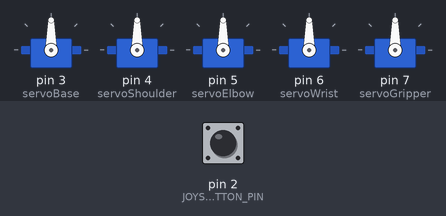
Bench run of a sketch on a simulated Arduino Uno, built with avr-gcc and run on an emulated ATmega328P. Shown: 5 × servo. The test bench sets the inputs (shaded band); at power-on: pin 2 (JOYSTICK_BUTTON_PIN) HIGH.

Above: at 1.2 s.
1.3 s: pin 2 (JOYSTICK_BUTTON_PIN) pulled LOW for 0.15 s
At 6.5 s:
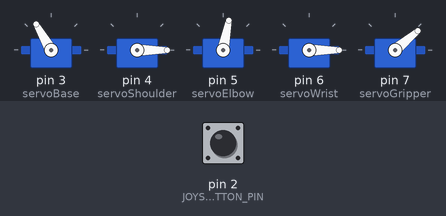
At 8.8 s:
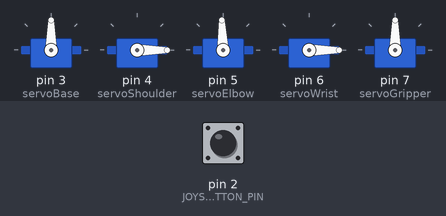
10.0 s: pin 2 (JOYSTICK_BUTTON_PIN) pulled LOW for 1 s
At 12.5 s:
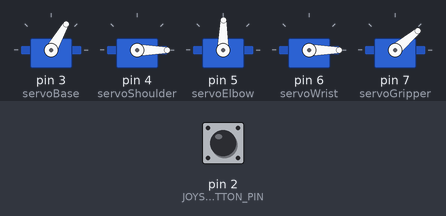
13.6 s: pin 2 (JOYSTICK_BUTTON_PIN) pulled LOW for 3.2 s
Timing chart, 0 to 23.6 s (numbered marks = the images above; inputs shaded):
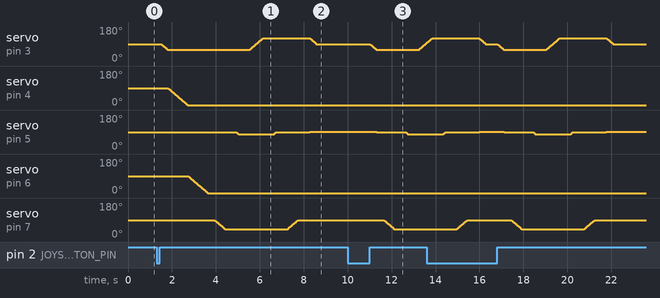

Measured:
- after the input at 1.3 s, servo on pin 4 (servoShoulder): moves from 90° to 0° over 0.91 s, starting after 0.51 s; servo on pin 6 (servoWrist): moves from 90° to 0° over 0.89 s, starting after 1.4 s
- after the input at 10.0 s, servo on pin 5 (servoElbow): 92° → 89° after 1.3 s, → 79° 1.3 s later; servo on pin 7 (servoGripper): moves from 90° to 40° over 0.49 s, starting after 1.6 s

The sketch:

robotmovementcode.ino
```cpp
#include <Servo.h>
#include <math.h>

#define L1 31.0
#define L2 27.0
#define JOYSTICK_BUTTON_PIN 2

Servo servoBase, servoShoulder, servoElbow, servoWrist, servoGripper;

int currentBase = 90;
int currentShoulder = 90;
int currentElbow = 90;
int currentWrist = 90;
int currentGripper = 90;

const int smoothDelay = 10;

void setup() {
  Serial.begin(9600);
  pinMode(JOYSTICK_BUTTON_PIN, INPUT_PULLUP);

  servoBase.attach(3);
  servoShoulder.attach(4);
  servoElbow.attach(5);
  servoWrist.attach(6);
  servoGripper.attach(7);

  moveServoSmooth(servoBase, currentBase, currentBase);
  moveServoSmooth(servoShoulder, currentShoulder, currentShoulder);
  moveServoSmooth(servoElbow, currentElbow, currentElbow);
  moveServoSmooth(servoWrist, currentWrist, currentWrist);
  moveServoSmooth(servoGripper, currentGripper, currentGripper);
}

void loop() {
  if (digitalRead(JOYSTICK_BUTTON_PIN) == LOW) {
    delay(200);
    while (digitalRead(JOYSTICK_BUTTON_PIN) == LOW);
    pickAndPlace();
  }
}

void moveServoSmooth(Servo &servo, int &currentAngle, int targetAngle) {
  targetAngle = constrain(targetAngle, 0, 180);
  int step = (targetAngle > currentAngle) ? 1 : -1;
  for (int pos = currentAngle; pos != targetAngle; pos += step) {
    servo.write(pos);
    delay(smoothDelay);
  }
  servo.write(targetAngle);
  currentAngle = targetAngle;
}

void computeAndMoveIK(float x, float y) {
  float dist = sqrt(x * x + y * y);
  if (dist > (L1 + L2)) return;

  float cosTheta2 = (x * x + y * y - L1 * L1 - L2 * L2) / (2 * L1 * L2);
  float theta2 = acos(cosTheta2);
  float k1 = L1 + L2 * cos(theta2);
  float k2 = L2 * sin(theta2);
  float theta1 = atan2(y, x) - atan2(k2, k1);
  float thetaWrist = -(theta1 + theta2);

  int angleShoulder = constrain(degrees(theta1), 0, 180);
  int angleElbow = constrain(degrees(theta2), 0, 180);
  int angleWrist = constrain(degrees(thetaWrist), 0, 180);

  moveServoSmooth(servoShoulder, currentShoulder, angleShoulder);
  moveServoSmooth(servoElbow, currentElbow, angleElbow);
  moveServoSmooth(servoWrist, currentWrist, angleWrist);
}

void pickAndPlace() {
  moveServoSmooth(servoBase, currentBase, 60);
  computeAndMoveIK(40.0, 10.0);
  delay(300);

  moveServoSmooth(servoGripper, currentGripper, 40);
  delay(500);

  computeAndMoveIK(40.0, 20.0);
  delay(500);

  moveServoSmooth(servoBase, currentBase, 120);
  delay(500);

  computeAndMoveIK(40.0, 10.0);
  delay(500);

  moveServoSmooth(servoGripper, currentGripper, 90);
  delay(500);

  computeAndMoveIK(35.0, 20.0);
  moveServoSmooth(servoBase, currentBase, 90);
}
```
